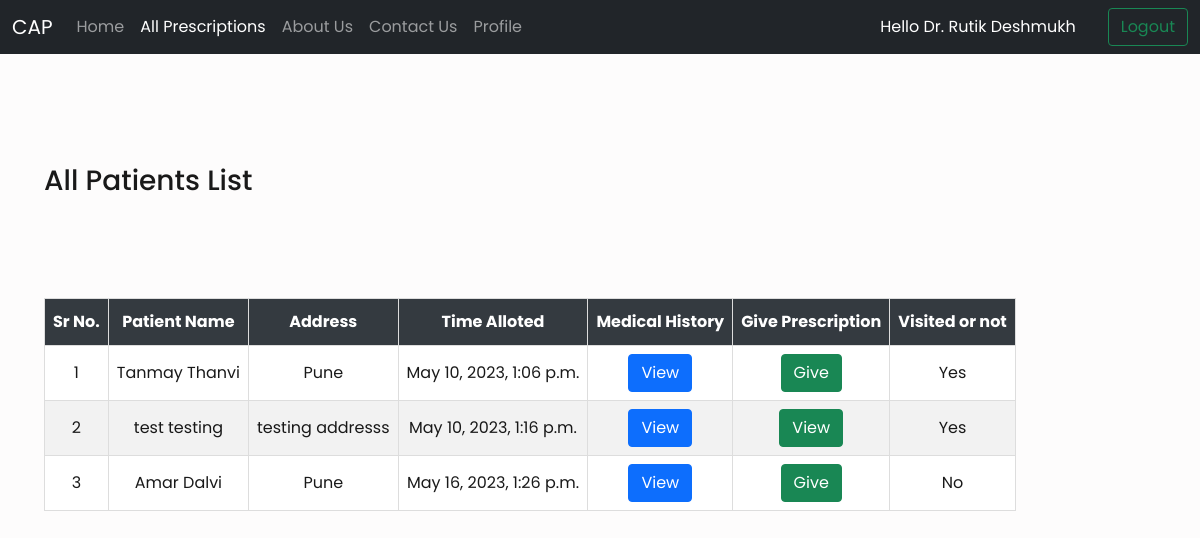
The app's page /doctor/allprescriptions/ (signed in) with its own data.
### panel/models.py (models this page shows, shortened)
class Appointment(models.Model):
   Patient = models.CharField(max_length=50)
   Doctor = models.CharField(max_length=50)
   Time = models.DateTimeField(null=True,blank=True)
   visited = models.BooleanField(default=False)

class Patient(models.Model):
   name = models.OneToOneField(User,on_delete=models.CASCADE)
   gender = models.CharField(max_length=10)
   address = models.TextField(null=True,blank=True)
   date_of_Birth = models.DateField(null=True,blank=True)
   height = models.IntegerField(default=0)
   weight = models.IntegerField(default=0)
   phoneno = models.CharField(max_length=15)
   martial = models.CharField(max_length=10)
   addedon = models.DateTimeField()
   def __str__(self):
    return self.name.username

### doctorpanel/views.py (the view)
# urls.py: path('allprescriptions/', views.allprescriptions ,name="allprescriptions"),
def allprescriptions(request):
    if request.user.is_authenticated:
            appos = Appointment.objects.filter(Doctor=request.user.username)
            patients = Patient.objects.all()
            allhistorys = History.objects.all()
            allpres = list()
            if Prescription.objects.filter(Doctor=request.user).exists():
                prep = Prescription.objects.filter(Doctor=request.user)
                for i in prep:
                    allpres.append(i.Patient)
            else:
                allpres = []
            print(allpres)
            params = {'appos':appos,'patients':patients,'allhistorys':allhistorys,'allpres':allpres}
            return render(request,'allprescriptions.html',params)
    else:
        messages.error(request,"Please Login First")
        return redirect(accounts.views.login)

### templates/allprescriptions.html (shortened to what this page needs)
<!doctype html>
<html lang="en">
<head>
    <link href="https://cdn.jsdelivr.net/npm/bootstrap@5.1.3/dist/css/bootstrap.min.css" rel="stylesheet"
>
    <link rel="stylesheet" type="text/css" href="https://cdn.datatables.net/v/dt/dt-1.11.5/datatables.min.css" />
</head>
<body>
  <nav class="navbar navbar-expand-lg navbar-dark bg-dark">
    <div class="container-fluid">
        <a class="navbar-brand" href="{% url 'doctorhome' %}">CAP</a>
        <div class="collapse navbar-collapse" id="navbarSupportedContent">
            <ul class="navbar-nav me-auto mb-2 mb-lg-0">
                <li class="nav-item">
                    <a class="nav-link" aria-current="page" href="{% url 'doctorhome' %}">Home</a>
                </li>
                <li class="nav-item">
                    <a class="nav-link active" href="{% url 'allprescriptions' %}">All Prescriptions</a>
                </li>
                <li class="nav-item">
                    <a class="nav-link" href="{% url 'aboutus' %}">About Us</a>
                </li>
                <li class="nav-item">
                    <a class="nav-link" href="{% url 'contactus' %}">Contact Us</a>
                </li>
                <li class="nav-item">
                    <a class="nav-link" href="">Profile</a>
                </li>
            </ul>
            <a class="nav-link active" style="color: #fff;margin: 0rem 1rem;">Hello Dr. {{user.username}}</span></a>
            <button type="button" class="btn btn-outline-success" data-bs-toggle="modal"
                data-bs-target="#exampleModal">
                Logout
            </button>
        </div>
    </div>
</nav>
    <br><br><br><br>
    <div class="container" style="margin: 0rem 2rem;">
        <div style="margin: 20px 0px;">
            <h3 style="display: inline;">All Patients List</h2>
        </div>
        <table id="dataTable" style="text-align: center;margin-top: 100px;">
            <thead>
                <tr>
                  <th style="text-align: center;">Sr No.</th>
                  <th style="text-align: center;">Patient Name</th>
                  <th style="text-align: center;">Address</th>
                  <th style="text-align: center;">Time Alloted</th>
                  <th style="text-align: center;">Medical History</th>
                  <th style="text-align: center;">Give Prescription</th>
                  <th style="text-align: center;">Visited or not</th>
                </tr>
            </thead>
            <tbody>
              {% for i in appos %}
            <tr>
              <td>{{forloop.counter}}</td>
              <td>{{i.Patient}}</td>
              <td>
                  {% for j in patients %}
                  {% if j.name.username == i.Patient %}
                      {{j.address}}
                  {% endif %}
                  {% endfor %}
              </td>
              <td>{{i.Time}}</td>
              <td>
                  <center><button type="button" class="btn btn-primary" data-bs-toggle="modal"
                      data-bs-target="#exampleModal{{i.id}}">
                      View
                  </button></center>
          </td>
              <td>
                  {% if i.Patient in allpres %}
                  <form action="{% url 'seepres' %}" method="post">
                  <center><button type="submit" class="btn btn-success">
                      View
                  </button></center>
                  </form>
                  {% else %}
                      <form action="{% url 'prescription' %}" method="post">
                      <center><button type="submit" class="btn btn-success">
                              Give
                          </button></center>
                      </form>
                  {% endif %}
              </td>
              <td>
                  {% if i.visited %} Yes {% else %} No {% endif %}
              </td>
            </tr>
            {% endfor %}
          </tbody>
        </table>
    </div>
</body>
</html>

### templates/allprescriptions.html (style rules this page uses)
* { margin: 0; padding: 0; box-sizing: border-box; }
html, body { height: 100%; }
body { background: #fdfcfc; color: rgba(0, 0, 0, 0.9); font-family: "Poppins", sans-serif; font-size: 16px; line-height: 1.4; }
#dataTable td, #dataTable th { border: 1px solid #ddd; padding: 8px; }
#dataTable tr { transition: transform 0.3s ease-in-out; }
#dataTable tr:nth-child(odd) { background-color: white; }
#dataTable tr:nth-child(even) { background-color: #f2f2f2; }
#dataTable th { padding-top: 12px; padding-bottom: 12px; text-align: left; background-color: #343a40; color: white; }

### records on screen
Appointment: Patient "Tanmay Thanvi", Time "May 10, 2023, 1:06 p.m.", visited "Yes"
Patient: address "Pune"
Appointment: Patient "test testing", Time "May 10, 2023, 1:16 p.m.", visited "Yes"
Patient: address "testing addresss"
Appointment: Patient "Amar Dalvi", Time "May 16, 2023, 1:26 p.m.", visited "No"
Patient: address "Pune"

### other values on screen
{{ user.username }} "Rutik Deshmukh"
